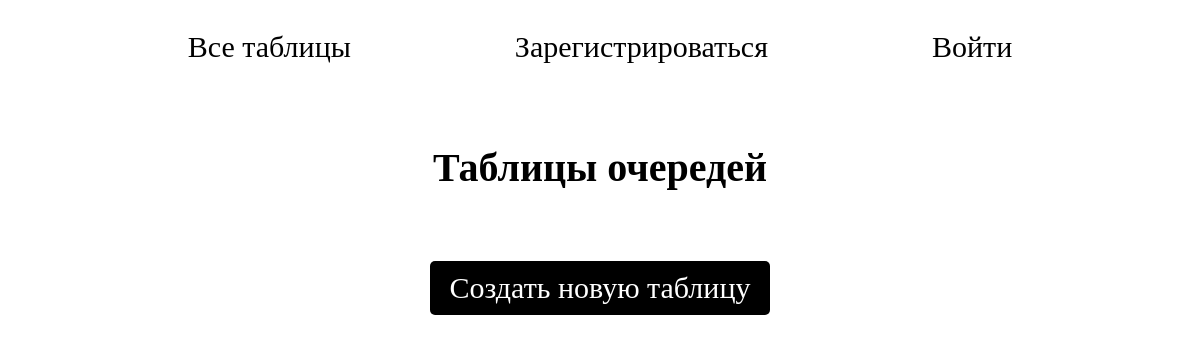
Before: / with the older database file.
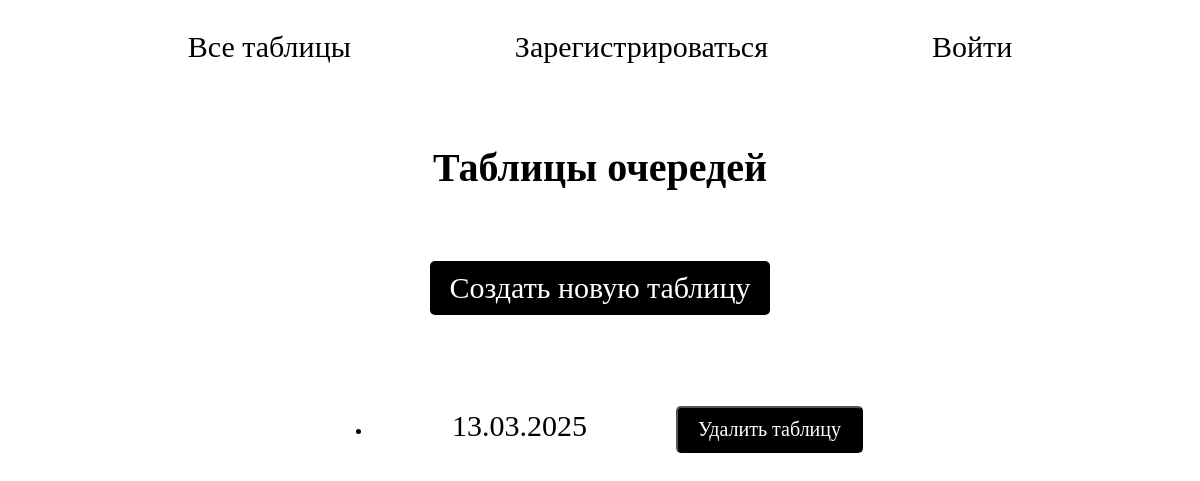
After: the same page with the newer database file.
### app.py (models this page shows)
class QueueTable(db.Model):
    id = db.Column(db.Integer, primary_key=True)
    name = db.Column(db.String(80), nullable=False)
    entries = db.relationship('QueueEntry', backref='table', lazy=True)

### app.py (the view)
@app.route('/')
def index():
    tables = QueueTable.query.all()
    return render_template('index.html', tables=tables)

### templates/index.html (shortened to what this page needs)
{% extends 'base.html' %}
{% block body %}
<h1>Таблицы очередей</h1>
<div class="big_create">
    <a class="create_new_table" href="{{ url_for('queue') }}">Создать новую таблицу</a>
</div>
<div class="table_scroll">
    <ul>
        {% for table in tables %}
            <li>
                <a class="table_name" href="{{ url_for('make', table_id=table.id) }}">{{ table.name }}</a>
                <form method="POST" action="{{ url_for('delete_table', table_id=table.id) }}" style="display:inline;">
                    <button class="delete_table" type="submit" onclick="return confirm('Вы уверены, что хотите удалить эту таблицу?');">Удалить таблицу</button>
                </form>
            </li>
        {% endfor %}
    </ul>
</div>
{% endblock %}

### templates/base.html (shortened to what this page needs)
<!DOCTYPE html>
<html lang="en">
<head>
    <link rel="stylesheet" href="{{ url_for('static', filename='css/main.css') }}">
</head>
<body>
    <header>
        <nav class="hat">
            <a href="{{ url_for('index') }}">Все таблицы</a>
            {% if current_user.is_authenticated %}
                {% if current_user.is_admin %}
                    <a href="{{ url_for('queue') }}">Создать таблицу</a>
                {% endif %}
                <a href="{{ url_for('logout') }}">Выйти</a>
            {% else %}
                <a href="{{ url_for('register') }}">Зарегистрироваться</a>
                <a href="{{ url_for('login') }}">Войти</a>
            {% endif %}
        </nav>
    </header>
    {% block body %}{% endblock %}
</body>
</html>

### static/css/main.css (style rules this page uses)
body { background-color: rgb(255, 255, 255); font-family: 'Century Gothic' }
header { background-color: #ffffff; color: white; padding: 10px 0; margin-top: 20px; position: sticky; top: 0; }
.hat { text-align: center; }
.hat a { color: rgb(0, 0, 0); margin: 0 80px; text-decoration: none; font-size: 30px; display: inline-block; transition: transform 0.3s ease; }
.create_new_table { background-color: black; font-family: Century Gothic; display: inline-block; padding: 10px 20px; font-size: 30px; color: rgb(255, 255, 255); text-decoration: none; border-radius: 5px; transition: background-color 0.3s ease; margin-bottom: 70px; }
h1 { margin-top: 70px; text-align: center; font-size: 40px; margin-bottom: 70px; }
.table_name { color: rgb(0, 0, 0); margin: 0 80px; text-decoration: none; font-size: 30px; display: inline-block; transition: transform 0.3s ease; }
.delete_table { font-family: Century Gothic; display: inline-block; padding: 10px 20px; font-size: 20px; color: white; text-align: right; text-decoration: none; border-radius: 5px; margin: 5px; transition: background-color 0.3s ease; background-color: rgb(0, 0, 0); }
.table_scroll { display: flex; justify-content: center; }
.big_create { display: flex; justify-content: center; }

Changed rows visible on the page:
added QueueTable: name "13.03.2025"
